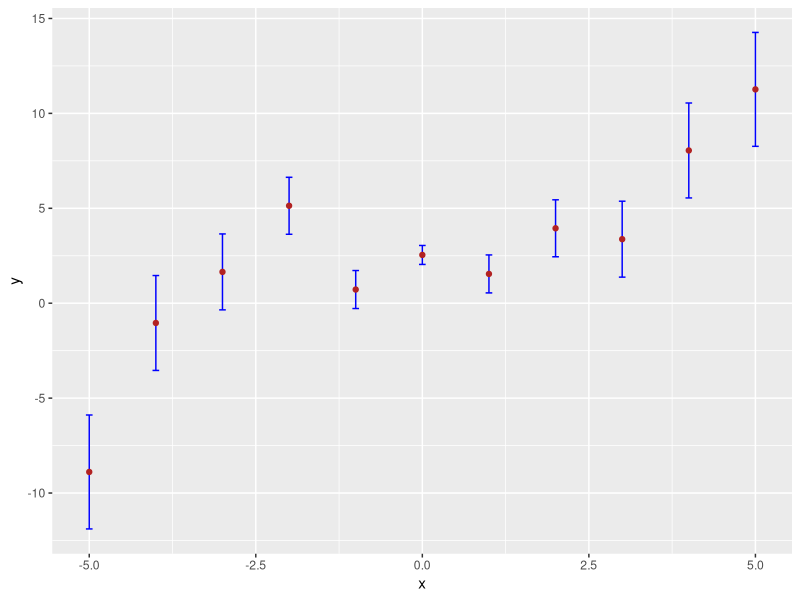
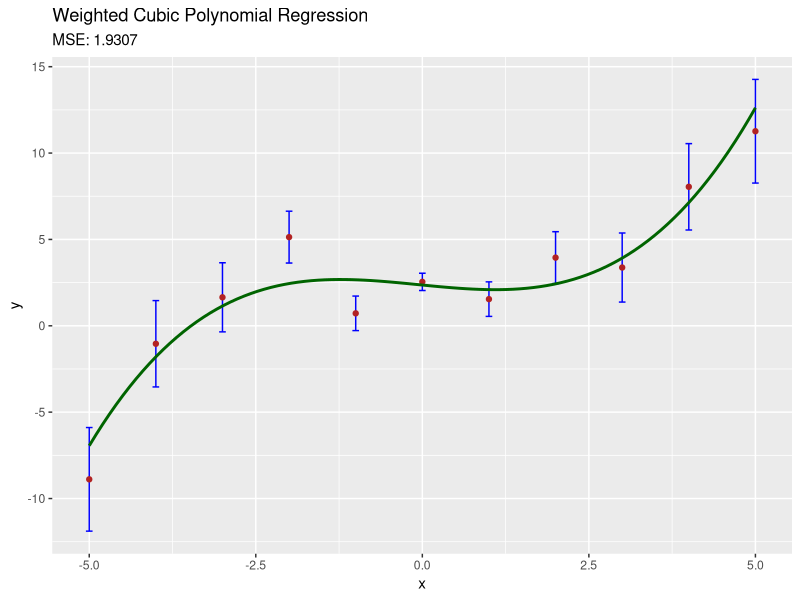
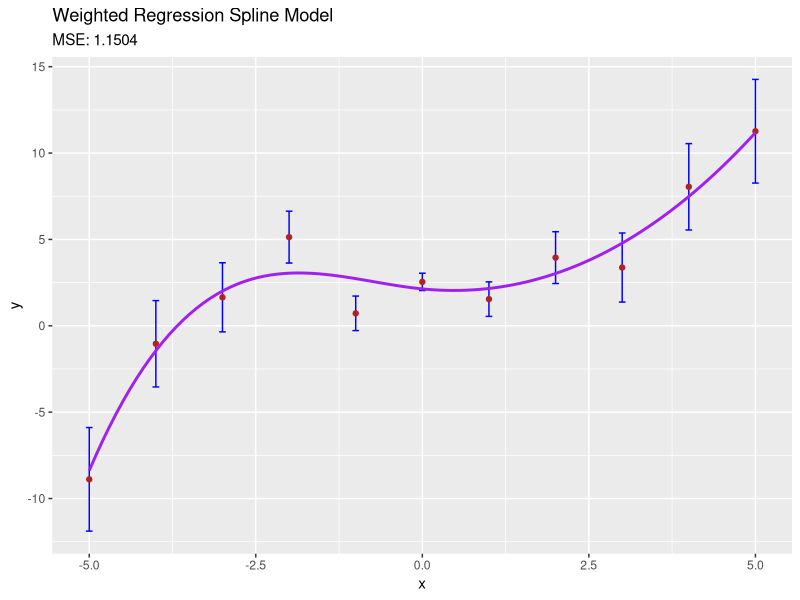
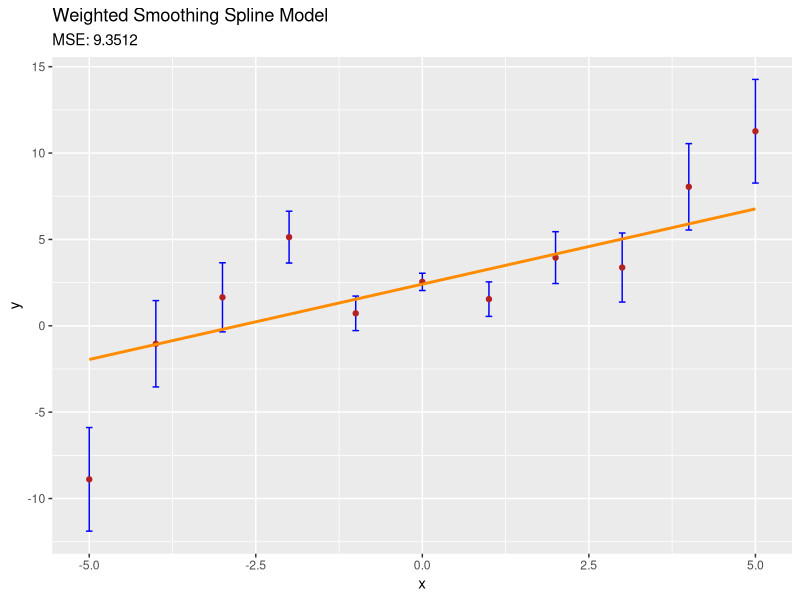
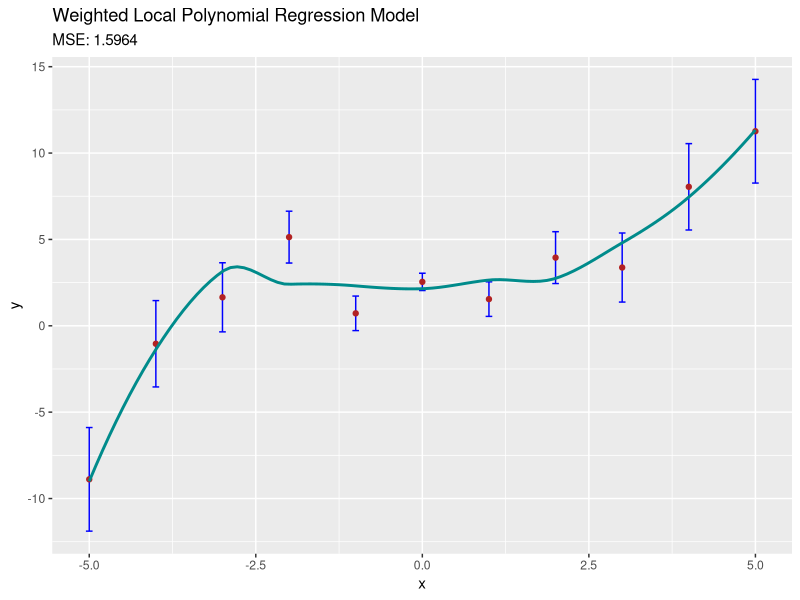
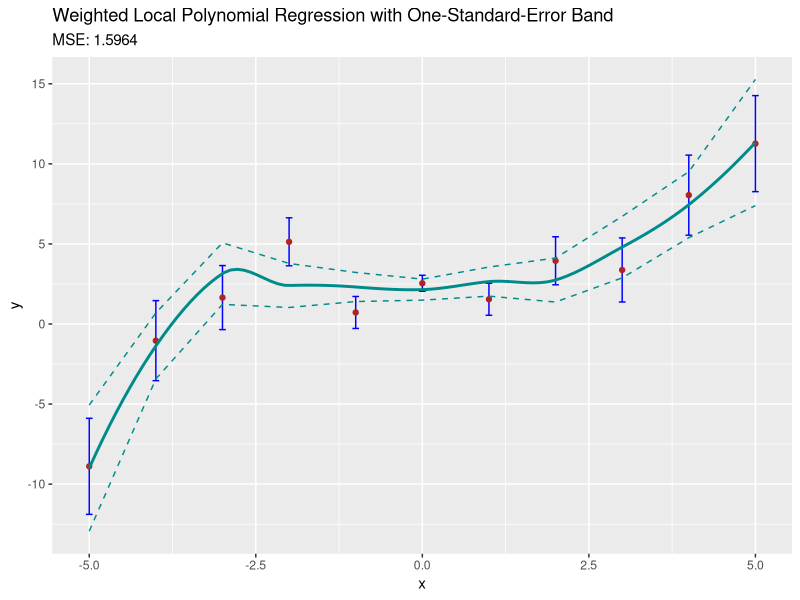

The R script that drew these images, in order:
## ---- chunk 1
suppressMessages(library(tidyverse))
## ---- chunk 2
set.seed(555)
x <- -5:5
y <- 0.1*x^3 - 0.5*x + 2.1 + rnorm(length(x),mean=0,sd=0.5*(1+abs(x)))
e <- 0.5*(1+abs(x))

df <- data.frame("x"=x,"y"=y,"e"=e)

suppressMessages(library(tidyverse))
ggplot(data=df,mapping=aes(x=x,y=y)) +
  geom_errorbar(aes(ymin=y-e, ymax=y+e), width=.1,color="blue") +
  geom_point(color="firebrick")
## ---- chunk 3
# REPLACE ME WITH CODE

# Set up weights using the error values (inverse-variance weighting)
weights <- 1 / (df$e)^2

# Fit a weighted cubic polynomial model
model <- lm(y ~ poly(x, 3, raw=TRUE), data=df, weights=weights)

# Display model coefficients
coefficients <- summary(model)$coefficients[, 1]
print("Model Coefficients:")
print(coefficients)

# Predict values for plotting the regression line
x_range <- seq(min(df$x), max(df$x), length.out=100)
y_pred <- predict(model, newdata=data.frame(x=x_range))
line_data <- data.frame(x=x_range, y=y_pred)  # Create a new data frame for the line

# Compute the mean-squared error
predicted_values <- predict(model, newdata=df)
mse <- mean((df$y - predicted_values)^2)
print(paste("Mean Squared Error:", round(mse, 4)))

# Plotting
ggplot(data=df, mapping=aes(x=x, y=y)) +
  geom_errorbar(aes(ymin=y-e, ymax=y+e), width=0.1, color="blue") +
  geom_point(color="firebrick") +
  geom_line(data=line_data, aes(x=x, y=y), color="darkgreen", size=1) +  # Use the line data here
  labs(title="Weighted Cubic Polynomial Regression",
       subtitle=paste("MSE:", round(mse, 4)),
       x="x", y="y")



## ---- chunk 4
# REPLACE ME WITH CODE
# Load necessary libraries
suppressMessages(library(splines))

# Set up weights using the error values (inverse-variance weighting)
weights <- 1 / (df$e)^2

# Fit a regression spline model with four degrees of freedom
model_spline <- lm(y ~ bs(x, df=4), data=df, weights=weights)

# Display model coefficients
coefficients_spline <- summary(model_spline)$coefficients[, 1]
print("Spline Model Coefficients:")
print(coefficients_spline)

# Predict values for plotting the regression spline line
x_range <- seq(min(df$x), max(df$x), length.out=100)
y_pred_spline <- predict(model_spline, newdata=data.frame(x=x_range))
line_data_spline <- data.frame(x=x_range, y=y_pred_spline)  # Create a new data frame for the line

# Compute the mean-squared error
predicted_values_spline <- predict(model_spline, newdata=df)
mse_spline <- mean((df$y - predicted_values_spline)^2)
print(paste("Mean Squared Error (Spline):", round(mse_spline, 4)))

# Plotting
ggplot(data=df, mapping=aes(x=x, y=y)) +
  geom_errorbar(aes(ymin=y-e, ymax=y+e), width=0.1, color="blue") +
  geom_point(color="firebrick") +
  geom_line(data=line_data_spline, aes(x=x, y=y), color="purple", size=1) +  # Use the line data here
  labs(title="Weighted Regression Spline Model",
       subtitle=paste("MSE:", round(mse_spline, 4)),
       x="x", y="y")

## ---- chunk 5
# REPLACE ME WITH CODE

# Fit a smoothing spline model with cross-validation to select the best smoothing parameter
model_smoothing_spline <- smooth.spline(df$x, y=df$y, w=1/(df$e)^2, cv=TRUE)

# Display smoothing parameter (lambda)
lambda <- model_smoothing_spline$lambda
print(paste("Smoothing Parameter (Lambda):", round(lambda, 6)))

# Predict values for plotting the smoothing spline line
x_range <- seq(min(df$x), max(df$x), length.out=100)
y_pred_smoothing_spline <- predict(model_smoothing_spline, x=x_range)$y
line_data_smoothing <- data.frame(x=x_range, y=y_pred_smoothing_spline)

# Compute the mean-squared error
predicted_values_smoothing <- predict(model_smoothing_spline, x=df$x)$y
mse_smoothing_spline <- mean((df$y - predicted_values_smoothing)^2)
print(paste("Mean Squared Error (Smoothing Spline):", round(mse_smoothing_spline, 4)))

# Plotting
ggplot(data=df, mapping=aes(x=x, y=y)) +
  geom_errorbar(aes(ymin=y-e, ymax=y+e), width=0.1, color="blue") +
  geom_point(color="firebrick") +
  geom_line(data=line_data_smoothing, aes(x=x, y=y), color="darkorange", size=1) +  # Use the line data here
  labs(title="Weighted Smoothing Spline Model",
       subtitle=paste("MSE:", round(mse_smoothing_spline, 4)),
       x="x", y="y")

## ---- chunk 6
# REPLACE ME WITH CODE

# Fit a local polynomial regression model with specified span
model_loess <- loess(y ~ x, data=df, weights=1/(df$e)^2, span=0.6)

# Predict values for plotting the local polynomial regression line
x_range <- seq(min(df$x), max(df$x), length.out=100)
y_pred_loess <- predict(model_loess, newdata=data.frame(x=x_range))
line_data_loess <- data.frame(x=x_range, y=y_pred_loess)

# Compute the mean-squared error
predicted_values_loess <- predict(model_loess, newdata=df)
mse_loess <- mean((df$y - predicted_values_loess)^2)
print(paste("Mean Squared Error (Local Polynomial):", round(mse_loess, 4)))

# Plotting
ggplot(data=df, mapping=aes(x=x, y=y)) +
  geom_errorbar(aes(ymin=y-e, ymax=y+e), width=0.1, color="blue") +
  geom_point(color="firebrick") +
  geom_line(data=line_data_loess, aes(x=x, y=y), color="darkcyan", size=1) +  # Use the line data here
  labs(title="Weighted Local Polynomial Regression Model",
       subtitle=paste("MSE:", round(mse_loess, 4)),
       x="x", y="y")

## ---- chunk 7
# REPLACE ME WITH CODE

# Fit a local polynomial regression model with specified span
model_loess <- loess(y ~ x, data=df, weights=1/(df$e)^2, span=0.6)

# Generate predictions with standard errors
p <- predict(model_loess, newdata=data.frame(x=df$x), se=TRUE)

# Create data for the confidence bands
line_data_loess <- data.frame(
  x = df$x,
  fitted = p$fit,
  upper = p$fit + p$se.fit,
  lower = p$fit - p$se.fit
)

# Predict values for a smooth line
x_range <- seq(min(df$x), max(df$x), length.out=100)
y_pred_loess <- predict(model_loess, newdata=data.frame(x=x_range))
smooth_line_data <- data.frame(x=x_range, y=y_pred_loess)

# Compute the mean-squared error
predicted_values_loess <- predict(model_loess, newdata=df)
mse_loess <- mean((df$y - predicted_values_loess)^2)
print(paste("Mean Squared Error (Local Polynomial):", round(mse_loess, 4)))

# Plotting with the one-standard-error confidence band
ggplot(data=df, mapping=aes(x=x, y=y)) +
  geom_errorbar(aes(ymin=y-e, ymax=y+e), width=0.1, color="blue") +
  geom_point(color="firebrick") +
  geom_line(data=smooth_line_data, aes(x=x, y=y), color="darkcyan", size=1) +  # Fitted line
  geom_line(data=line_data_loess, mapping=aes(x=x, y=upper), color="darkcyan", linetype="dashed") +  # Upper confidence band
  geom_line(data=line_data_loess, mapping=aes(x=x, y=lower), color="darkcyan", linetype="dashed") +  # Lower confidence band
  labs(title="Weighted Local Polynomial Regression with One-Standard-Error Band",
       subtitle=paste("MSE:", round(mse_loess, 4)),
       x="x", y="y")

